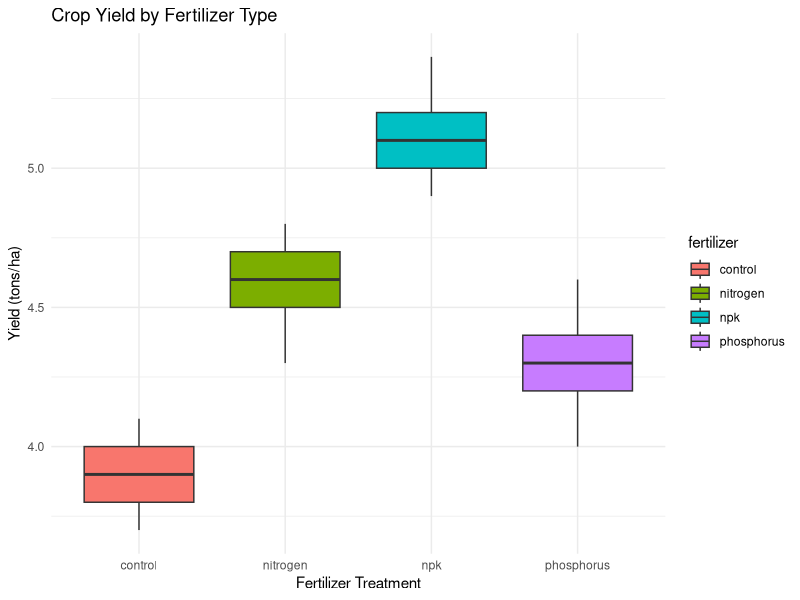

Source code (R):
## ---- chunk 1
library(ggplot2)
library(dplyr)
## ---- chunk 2
# Load our agricultural dataset
crop_data <- read.csv("fertilizer_trial.csv")
head(crop_data)
## ---- chunk 3
# Calculate mean, median, and mode for wheat yields
wheat_data <- crop_data[crop_data$crop == "wheat", ]

# Mean
mean_yield <- mean(wheat_data$yield)
cat("Mean wheat yield:", mean_yield, "tons/ha\n")

# Median
median_yield <- median(wheat_data$yield)
cat("Median wheat yield:", median_yield, "tons/ha\n")

# Standard deviation
sd_yield <- sd(wheat_data$yield)
cat("Standard deviation:", sd_yield, "tons/ha\n")
## ---- chunk 4
# Create a boxplot comparing different fertilizer treatments
ggplot(crop_data, aes(x = fertilizer, y = yield, fill = fertilizer)) +
  geom_boxplot() +
  labs(title = "Crop Yield by Fertilizer Type",
       x = "Fertilizer Treatment",
       y = "Yield (tons/ha)") +
  theme_minimal()
## ---- chunk 5
# Calculate summary statistics for each fertilizer treatment
# Hint: Use group_by() and summarise()

summary_stats <- crop_data %>%
  group_by(fertilizer) %>%
  summarise(
    n = n(),
    mean_yield = mean(yield),
    sd_yield = sd(yield),
    min_yield = min(yield),
    max_yield = max(yield)
  )

summary_stats
